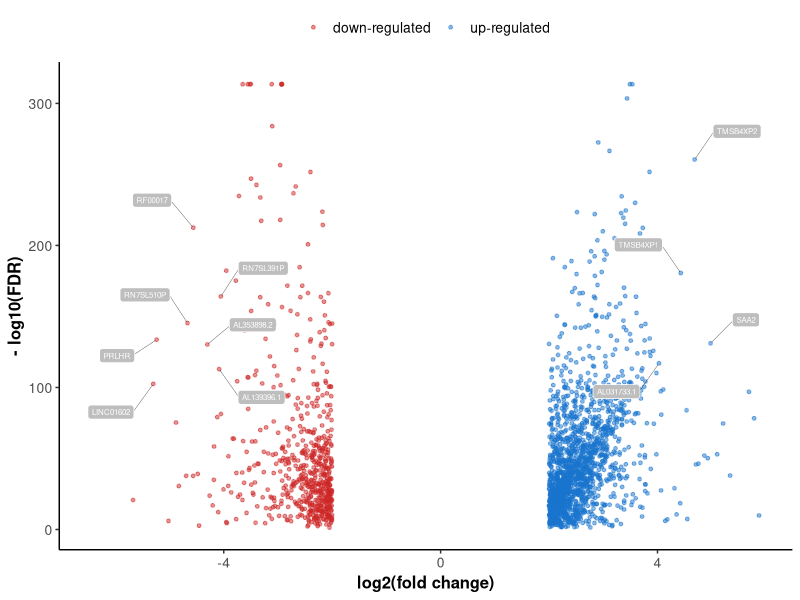
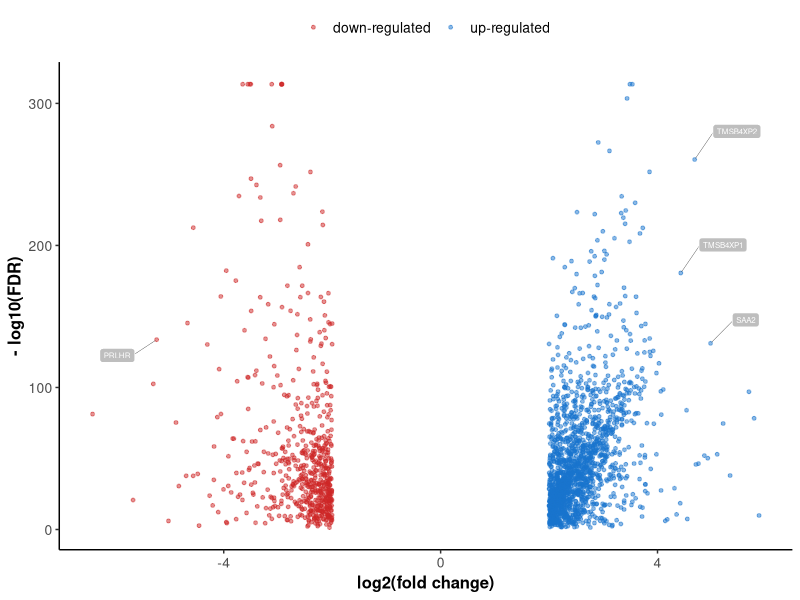

These figures' R source, in order:
#Volcano plot ##############################################################

#loading libraries
library(ggplot2)
library(ggrepel)

#Read file (diff expressed genes |log2FC|>2 & FDR<0.05)
df = read.table("data_volcano.txt", header=T)

#Log-transform FDR values (-log10)
df$FDR = log(df$FDR,10)*(-1)

#Put infinite values into top of graph
df[is.infinite(df$FDR),]$FDR <- max(df[!is.infinite(df$FDR),]$FDR) + 10

#Add column with direction
df$direction = "down"
df[df$log2FC>0,]$direction <- "up"

#Make plot
pp=ggplot(df, aes(log2FC, FDR)) + geom_point(aes(col = direction), size = 1, alpha=0.5) +
       scale_color_manual(values = c("up" = "dodgerblue3", "down" = "firebrick3"),
       breaks = c("down", "up"), labels = c("down-regulated", "up-regulated")) + 
  xlab("log2(fold change)") +
  ylab("- log10(FDR)") +
  theme_classic() +
  theme(legend.title = element_blank(), legend.position = "top", legend.text = element_text(size = 10),
        axis.title = element_text(size = 12, face = "bold"), axis.text = element_text(size = 10)) +
  geom_label_repel(data=subset(df, (FDR>100 & abs(log2FC)>4)), aes(label=gene), 
                   size = 2, box.padding = unit(1.0, "lines"), label.padding = unit(0.2, "lines"),
                   fill="gray", color="white", segment.size  = 0.1, segment.color = "black")

ggsave("volcano_plot1.pdf", width=4, height=3)

#Set specific genes to be marked
df$labels = FALSE
df[df$gene=="PRLHR" | df$gene=="SAA2" | df$gene=="TMSB4XP1" | df$gene=="TMSB4XP2",]$labels <- TRUE

#Make plot
pp=ggplot(df, aes(log2FC, FDR)) + geom_point(aes(col = direction), size = 1, alpha=0.5) +
       scale_color_manual(values = c("up" = "dodgerblue3", "down" = "firebrick3"),
       breaks = c("down", "up"), labels = c("down-regulated", "up-regulated")) + 
  xlab("log2(fold change)") +
  ylab("- log10(FDR)") +
  theme_classic() +
  theme(legend.title = element_blank(), legend.position = "top", legend.text = element_text(size = 10),
        axis.title = element_text(size = 12, face = "bold"), axis.text = element_text(size = 10)) +
  geom_label_repel(aes(label = ifelse(labels, as.character(gene),"")), 
                   size = 2, box.padding = unit(1.0, "lines"), label.padding = unit(0.2, "lines"),
                   fill="gray", color="white", segment.size  = 0.1, segment.color = "black")
ggsave("volcano_plot2.pdf", width=4, height=3)
